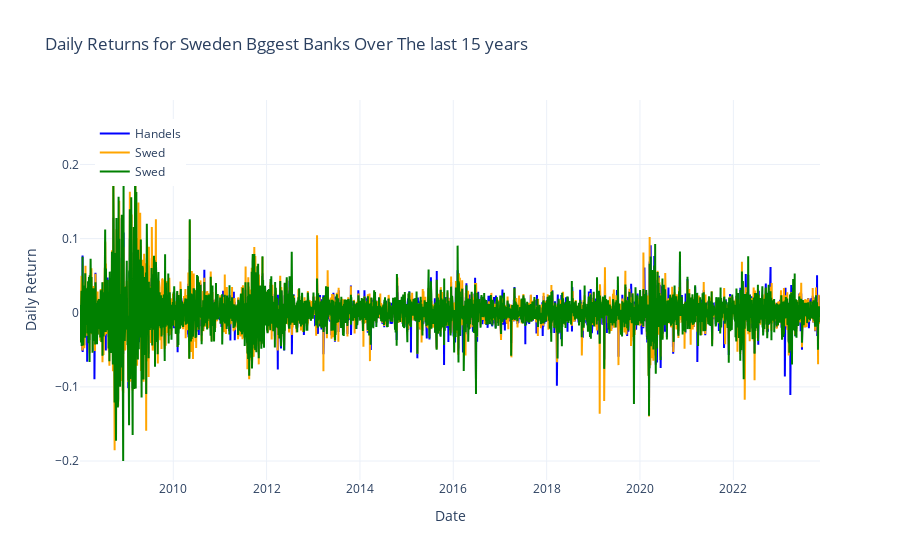

The cell this chart's notebook holds for it:
### Markdown cell above
Plot the daily returns of the closing stock prices to see the percentage change in prices

### Code cell
fig = go.Figure()

fig.add_trace(go.Scatter(x=HA_data.index, y=HA_data['daily_return'],
                         mode='lines', name='Handels', line=dict(color='blue')))
fig.add_trace(go.Scatter(x=SW_data.index, y=SW_data['daily_return'],
                         mode='lines', name='Swed', line=dict(color='orange')))
fig.add_trace(go.Scatter(x=SEB_data.index, y=SEB_data['daily_return'],
                         mode='lines', name='Swed', line=dict(color='green')))

fig.update_layout(title='Daily Returns for Sweden Bggest Banks Over The last 15 years',
                  xaxis_title='Date', yaxis_title='Daily Return',
                  legend=dict(x=0.02, y=0.95))

fig.show()

### Figure 1 — Plotly figure (JSON) as saved in the notebook; plotly's stock layout.template omitted (floating-point values rounded to 4 significant figures; data arrays with more than 128 entries replaced by an {"elided": "..."} marker saying what was removed)
{"data": [{"line": {"color": "blue"}, "mode": "lines", "name": "Handels", "type": "scatter", "x": {"elided": "3990 str values"}, "y": {"elided": "3990 float values"}}, {"line": {"color": "orange"}, "mode": "lines", "name": "Swed", "type": "scatter", "x": {"elided": "3990 str values"}, "y": {"elided": "3990 float values"}}, {"line": {"color": "green"}, "mode": "lines", "name": "Swed", "type": "scatter", "x": {"elided": "3990 str values"}, "y": {"elided": "3990 float values"}}], "layout": {"legend": {"x": 0.02, "y": 0.95}, "title": {"text": "Daily Returns for Sweden Bggest Banks Over The last 15 years"}, "xaxis": {"title": {"text": "Date"}}, "yaxis": {"title": {"text": "Daily Return"}}}}
